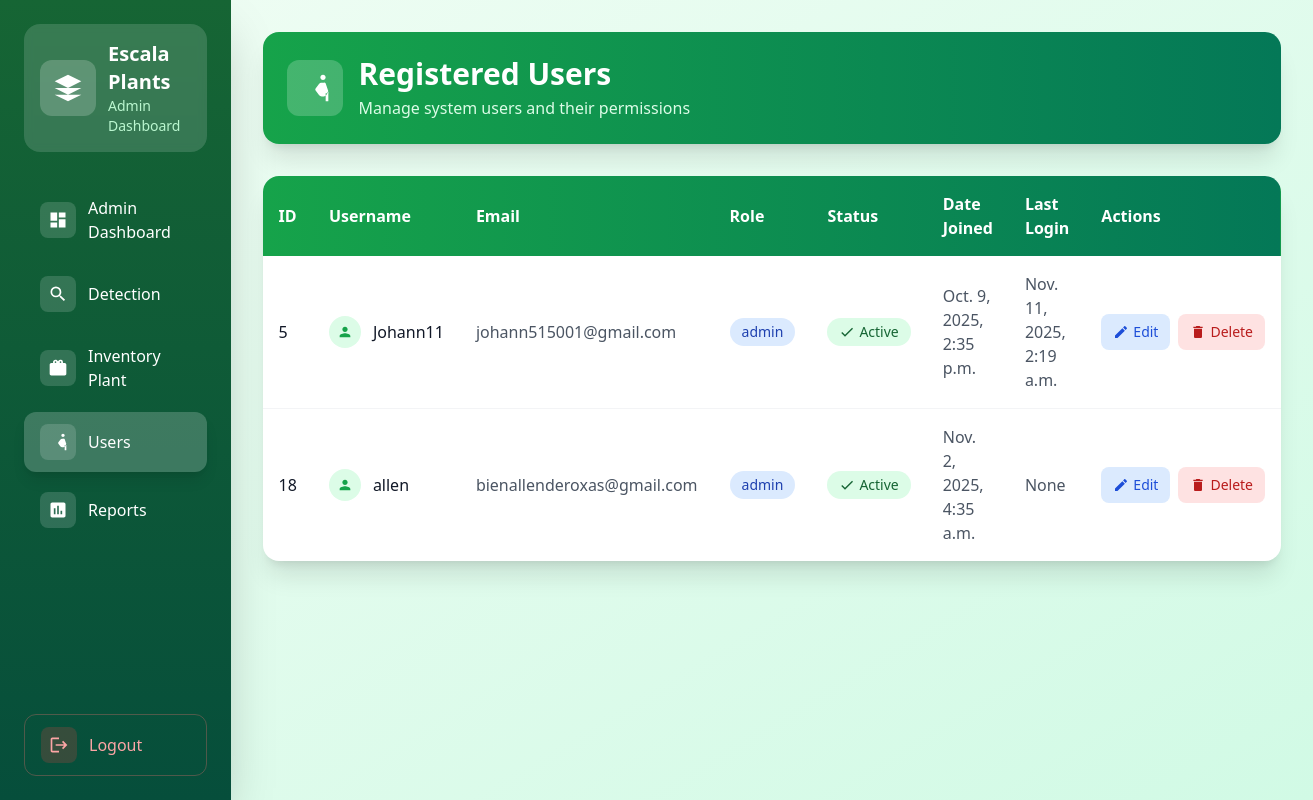
The app's page /users/, older data.
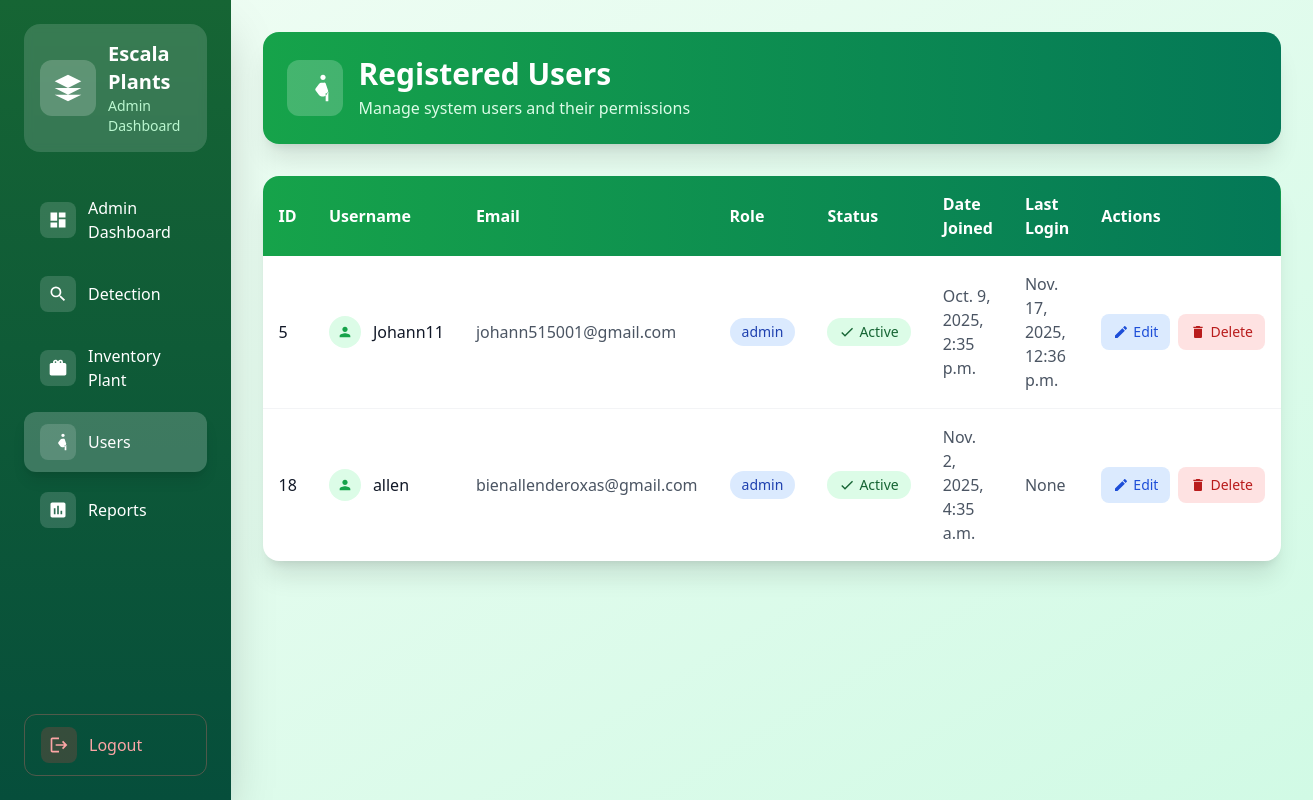
The same page, newer data.
### dashboard/models.py (models this page shows)
class CustomUser(AbstractUser):
    ROLE_CHOICES = (
        ('admin', 'Admin'),
        ('client', 'Client'),
    )
    email = models.EmailField(unique=True)  # Make email required and unique
    role = models.CharField(max_length=10, choices=ROLE_CHOICES, default='client')
    USERNAME_FIELD = 'email'  # Use email for authentication
    REQUIRED_FIELDS = ['username']  # Keep username but not required for login

### dashboard/views.py (the view)
# urls.py: path('users/', user_list, name='user_list'),
def user_list(request):
    if request.method == "POST" and "delete_user_id" in request.POST:
        user_id = request.POST["delete_user_id"]
        user = get_object_or_404(CustomUser, id=user_id)
        user.delete()
        messages.success(request, "User deleted successfully!")
        return redirect("user_list")
    users = CustomUser.objects.all()
    return render(request, "dashboard/user_list.html", {"users": users})

### dashboard/templates/dashboard/user_list.html (shortened to what the changed rows need)
{% load static %}
<!DOCTYPE html>
<html lang="en">
<head>
  <script src="https://cdn.tailwindcss.com"></script>
</head>
<body class="bg-gradient-to-br from-green-50 to-emerald-100 min-h-screen">
<div class="flex flex-col lg:flex-row min-h-screen">
  <aside id="sidebar" class="bg-gradient-to-b from-green-800 to-emerald-900 text-white w-full lg:w-80 h-auto lg:h-screen p-6 flex-col justify-between hidden lg:flex shadow-2xl">
    <div>
      <div class="bg-white bg-opacity-15 rounded-2xl p-4 mb-8 backdrop-blur-sm">
        <div class="flex items-center space-x-3">
          <div>
            <h1 class="text-xl font-bold">Escala Plants</h1>
          </div>
        </div>
      </div>
    </div>
  </aside>
  <main class="flex-1 p-6 lg:p-8">
    <div class="bg-gradient-to-r from-green-600 to-emerald-700 text-white p-6 rounded-2xl shadow-xl mb-8">
      <div class="flex items-center space-x-4">
        <div>
          <h2 class="text-2xl lg:text-3xl font-bold">Registered Users</h2>
        </div>
      </div>
    </div>
    <div class="bg-white rounded-2xl shadow-xl overflow-hidden">
      <div class="overflow-x-auto">
        <table class="min-w-full">
          <thead>
            <tr class="bg-gradient-to-r from-green-600 to-emerald-700 text-white">
              <th class="p-4 text-left font-semibold">ID</th>
              <th class="p-4 text-left font-semibold">Username</th>
              <th class="p-4 text-left font-semibold">Email</th>
              <th class="p-4 text-left font-semibold">Role</th>
              <th class="p-4 text-left font-semibold">Status</th>
              <th class="p-4 text-left font-semibold">Date Joined</th>
              <th class="p-4 text-left font-semibold">Last Login</th>
              <th class="p-4 text-left font-semibold">Actions</th>
            </tr>
          </thead>
          <tbody class="divide-y divide-gray-100">
            {% for user in users %}
            <tr class="hover:bg-green-50 transition-colors duration-200">
              <td class="p-4 font-medium text-gray-900">{{ user.id }}</td>
              <td class="p-4">
                <div class="flex items-center space-x-3">
                  <div class="bg-green-100 p-2 rounded-full">
                    <svg class="w-4 h-4 text-green-600" fill="currentColor" viewBox="0 0 24 24">
                      <path d="M12 12c2.21 0 4-1.79 4-4s-1.79-4-4-4-4 1.79-4 4 1.79 4 4 4zm0 2c-2.67 0-8 1.34-8 4v2h16v-2c0-2.66-5.33-4-8-4z"/>
                    </svg>
                  </div>
                  <span class="font-medium text-gray-900">{{ user.username }}</span>
                </div>
              </td>
              <td class="p-4 text-gray-600">{{ user.email }}</td>
              <td class="p-4">
                <span class="inline-flex items-center px-3 py-1 rounded-full text-sm font-medium bg-blue-100 text-blue-800">
                  {{ user.role }}
                </span>
              </td>
              <td class="p-4">
                {% if user.is_active %}
                  <span class="inline-flex items-center px-3 py-1 rounded-full text-sm font-medium bg-green-100 text-green-800">
                    <svg class="w-4 h-4 mr-1" fill="currentColor" viewBox="0 0 24 24">
                      <path d="M9 16.17L4.83 12l-1.42 1.41L9 19 21 7l-1.41-1.41z"/>
                    </svg>
                    Active
                  </span>
                {% endif %}
              </td>
              <td class="p-4 text-gray-600">{{ user.date_joined }}</td>
              <td class="p-4 text-gray-600">{{ user.last_login }}</td>
              <td class="p-4">
                <div class="flex space-x-2">
                  <a href="{% url 'update_user' user.id %}" class="inline-flex items-center px-3 py-2 rounded-lg text-sm font-medium bg-blue-100 text-blue-700 hover:bg-blue-200 transition-colors duration-200">
                    <svg class="w-4 h-4 mr-1" fill="currentColor" viewBox="0 0 24 24">
                      <path d="M3 17.25V21h3.75L17.81 9.94l-3.75-3.75L3 17.25zM20.71 7.04c.39-.39.39-1.02 0-1.41l-2.34-2.34c-.39-.39-1.02-.39-1.41 0l-1.83 1.83 3.75 3.75 1.83-1.83z"/>
                    </svg>
                    Edit
                  </a>
                  <form method="POST" class="inline-block" onsubmit="return confirmDelete();">
                    <button type="submit" class="inline-flex items-center px-3 py-2 rounded-lg text-sm font-medium bg-red-100 text-red-700 hover:bg-red-200 transition-colors duration-200">
                      <svg class="w-4 h-4 mr-1" fill="currentColor" viewBox="0 0 24 24">
                        <path d="M6 19c0 1.1.9 2 2 2h8c1.1 0 2-.9 2-2V7H6v12zM19 4h-3.5l-1-1h-5l-1 1H5v2h14V4z"/>
                      </svg>
                      Delete
                    </button>
                  </form>
                </div>
              </td>
            </tr>
            {% endfor %}
          </tbody>
        </table>
      </div>
    </div>
  </main>
</div>
</body>
</html>

Row changes from the older to the newer data that the page shows:
changed CustomUser "Johann11": last_login "Nov. 11, 2025, 2:19 a.m." → "Nov. 17, 2025, 12:36 p.m."
